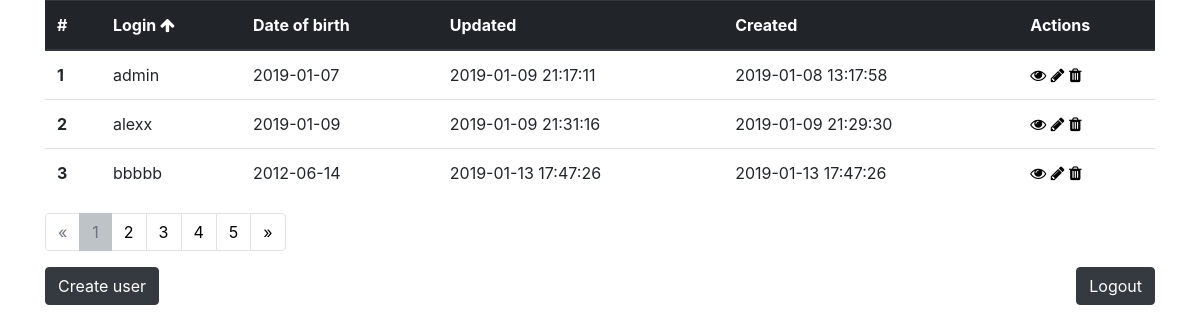
Page /user/sort=login/page=1 (signed in) on the committed database.
### tables this page shows
CREATE TABLE `user` (
  `id` int(11) NOT NULL AUTO_INCREMENT,
  `login` varchar(255) NOT NULL,
  `role` varchar(10) NOT NULL DEFAULT 'user',
  `password` varchar(255) NOT NULL,
  `first_name` varchar(255) NOT NULL,
  `second_name` varchar(255) NOT NULL,
  `sex` varchar(10) NOT NULL,
  `date_of_birth` date NOT NULL,
  `created_at` timestamp NOT NULL DEFAULT CURRENT_TIMESTAMP COMMENT 'Дата создания',
  `updated_at` timestamp NULL DEFAULT NULL COMMENT 'Дата обновления',
  PRIMARY KEY (`id`),
  UNIQUE KEY `login` (`login`)
);

### config/routes.php (called while the page is built)
<?php
return [
    'user/create' => 'user/create',
    'user/delete/([0-9]+)' => 'user/delete/$1',
    'user/update/([0-9]+)' => 'user/update/$1',
    'user/([0-9]+)' => 'user/view/$1',
    'user/sort=(.+)/page=([0-9]+)' => 'user/index/$1/$2',
    'user/sort=(.+)' => 'user/index/$1',
    'user/login' => 'user/login',
    'user/logout' => 'user/logout',
    'user$' => 'user/index',
    '403' => 'user/403',
    '404' => 'user/404',
    '(.+)' => 'user/404',
    '' => 'user/login',
];

### controllers/UserController.php (called while the page is built, shortened)
<?php
class UserController
{
    public function actionIndex($sort = '', int $page = 1)
    {
        $userList = User::getUserList($sort, $page);
        $page = intval($page);
        $offset = ($page - 1) * User::USER_PER_PAGE;
        $total = User::getAmountUser();
        $pagination = new Pagination($total, $page, User::USER_PER_PAGE, 'page=', $sort);
        $sortParams = User::getSortParameters($sort);
        require_once ROOT . '/views/index.php';
        return true;
    }
}

### index.php (called while the page is built, shortened)
<?php
require_once(ROOT . '/components/Autoload.php');
$router = new Router();
$router->run();

### models/User.php (called while the page is built, shortened)
<?php
class User
{
    public static function getUserList($sort, int $page)
    {
        $limit = self::USER_PER_PAGE;
        $offset = ($page - 1) * self::USER_PER_PAGE;
        $sql = self::getRequestSQL($sort);
        $db = new DB();
        $connectionDB = $db->getConnection();
        $result = $connectionDB->prepare($sql);
        $result->bindParam(":limit", $limit, PDO::PARAM_INT);
        $result->bindParam(":offset", $offset, PDO::PARAM_INT);
        $result->execute();
        $userList = [];
        $i = 0;
        while ($row = $result->fetch()) {
            $userList[$i]['id'] = $row['id'];
            $userList[$i]['login'] = $row['login'];
            $userList[$i]['first_name'] = $row['first_name'];
            $userList[$i]['second_name'] = $row['second_name'];
            $userList[$i]['sex'] = $row['sex'];
            $userList[$i]['date_of_birth'] = $row['date_of_birth'];
            $userList[$i]['created_at'] = $row['created_at'];
            $userList[$i]['updated_at'] = $row['updated_at'];
            $i++;
        }
        return $userList;
    }
    public static function getRequestSQL($sort)
    {
        switch ($sort) {
            case self::SORT_LOGIN_ASC:
                $sql = 'SELECT * FROM `user` ORDER BY `login` LIMIT :limit OFFSET :offset';
                break;
        }
        return $sql;
    }
    public static function getSortParameters($sort)
    {
        $sortLogin = 'login';
        if ($sort == 'login') {
            $sortLogin = '-login';
        }
        $sortDateOfBirth = 'date_of_birth';
        $sortCreatedAt = 'created_at';
        $sortUpdatedAt = 'updated_at';
        return [
            'sortLogin' => $sortLogin,
            'sortDateOfBirth' => $sortDateOfBirth,
            'sortCreatedAt' => $sortCreatedAt,
            'sortUpdatedAt' => $sortUpdatedAt
        ];
    }
    public static function getAmountUser()
    {
        $sql = 'SELECT COUNT(*) FROM `user`';
        $db = new DB();
        $connectionDB = $db->getConnection();
        $result = $connectionDB->prepare($sql);
        $result->execute();
        $amountUser = intval($result->fetchColumn());
        return $amountUser;
    }
}

### components/Autoload.php (called while the page is built, shortened)
<?php
function autoloader($class_name)
{
    $array_paths = [
        '/models/',
        '/components/'
    ];
    foreach ($array_paths as $path) {
        $path = ROOT . $path . $class_name . '.php';
    }
}

### views/index.php (the view, shortened to what this page needs)
<?php include_once '_header.php'; ?>
<table class="table">
    <thead class="thead-dark">
        <tr>
            <th scope="col">#</th>
            <th scope="col">
                <a href="/user/sort=<?= $sortParams['sortLogin'] ?>/page=<?= $page ?>">
                    Login
                    <?php if ($sort == 'login'): ?>
                        <i class="fa fa-arrow-up"></i>
                    <?php endif; ?>
                </a>
            </th>
            <th scope="col">
                <a href="/user/sort=<?= $sortParams['sortDateOfBirth'] ?>/page=<?= $page ?>">
                    Date of birth
                </a>
            </th>
            <th scope="col">
                <a href="/user/sort=<?= $sortParams['sortUpdatedAt'] ?>/page=<?= $page ?>">
                    Updated
                </a>
            </th>
            <th scope="col">
                <a href="/user/sort=<?= $sortParams['sortCreatedAt'] ?>/page=<?= $page ?>">
                    Created
                </a>
            </th>
            <th scope="col">Actions</th>
        </tr>
    </thead>
    <tbody>
        <?php foreach ($userList as $key => $user): ?>
            <tr>
                <th scope="row"><?= $key + $offset + 1 ?></th>
                <td><?= $user['login'] ?></td>
                <td><?= $user['date_of_birth'] ?></td>
                <td><?= $user['updated_at'] ?></td>
                <td><?= $user['created_at'] ?></td>
                <td>
                    <a href="/user/<?= $user['id'] ?>"><i class="fa fa-eye" style="color:black;" aria-hidden="true"></i></a>
                    <a href="/user/update/<?= $user['id'] ?>"><i class="fa fa-pencil" style="color:black;" aria-hidden="true"></i></a>
                    <a href="/user/delete/<?= $user['id'] ?>" class="delete-user"><i class="fa fa-trash" style="color:black;" aria-hidden="true"></i></a>
                </td>
            </tr>
        <?php endforeach; ?>
    </tbody>
</table>
<?= $pagination->get() ?>
<a href="/user/create"><button type="button" class="btn btn-dark">Create user</button></a>
<a href="/user/logout" class="float-sm-right"><button type="button" class="btn btn-dark">Logout</button></a>
<?php include_once '_footer.php'; ?>

### components/Router.php (shortened to what this page needs)
<?php
class Router {
    private $routes;
    public function __construct()
    {
        $routePath = self::ROUTES_PATH;
        $this->routes = include($routePath);
    }
    private function getURI()
    {
        $result = (!empty($_SERVER['REQUEST_URI'])) ? trim($_SERVER['REQUEST_URI'], '/') : '';
        return $result;
    }
    public function run()
    {
        $uri = $this->getURI();
        foreach ($this->routes as $uriPattern => $path) {
            if (preg_match("~$uriPattern~", $uri)) {
                $internalRoute = preg_replace("~$uriPattern~", $path, $uri);
                $segments = explode('/', $internalRoute);
                $controllerName = array_shift($segments) . 'Controller';
                $actionName = 'action' . ucfirst(array_shift($segments));
                $parameters = $segments;
                $controllerObject = new $controllerName();
                $result = call_user_func_array(array($controllerObject, $actionName), $parameters);
                if ($result != NULL) {
                    break;
                }
            }
        }
    }
}

### css/main.css (style rules this page uses)
th > a { color: #fff; }

### rows in the picture
user: offset "1", login "admin", date_of_birth "2019-01-07", updated_at "2019-01-09 21:17:11", created_at "2019-01-08 13:17:58"
user: offset "2", login "alexx", date_of_birth "2019-01-09", updated_at "2019-01-09 21:31:16", created_at "2019-01-09 21:29:30"
user: offset "3", login "bbbbb", date_of_birth "2012-06-14", updated_at "2019-01-13 17:47:26", created_at "2019-01-13 17:47:26"

### other values in the picture
$text "« »"
$text "2"
$text "3"
$text "4"
$text "5"
